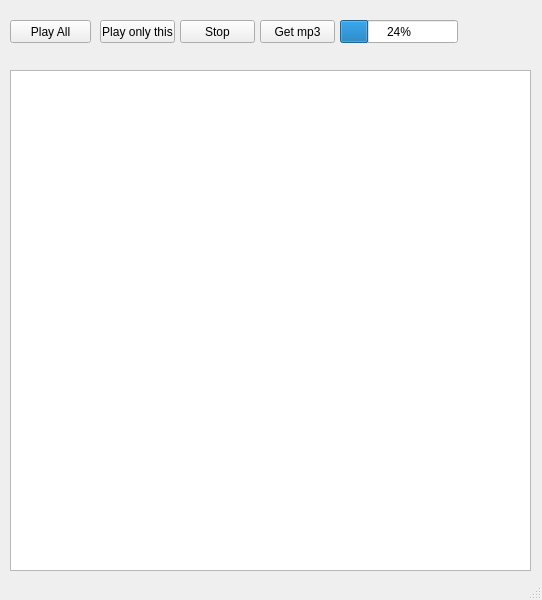
<?xml version="1.0" encoding="UTF-8"?>
<ui version="4.0">
 <class>MainWindow</class>
 <widget class="QMainWindow" name="MainWindow">
  <property name="geometry">
   <rect>
    <x>0</x>
    <y>0</y>
    <width>542</width>
    <height>600</height>
   </rect>
  </property>
  <property name="windowTitle">
   <string>Vocabulary</string>
  </property>
  <widget class="QWidget" name="centralwidget">
   <widget class="QPushButton" name="playAll">
    <property name="geometry">
     <rect>
      <x>10</x>
      <y>20</y>
      <width>81</width>
      <height>23</height>
     </rect>
    </property>
    <property name="text">
     <string>Play All</string>
    </property>
   </widget>
   <widget class="QTableWidget" name="tabla">
    <property name="geometry">
     <rect>
      <x>10</x>
      <y>70</y>
      <width>521</width>
      <height>501</height>
     </rect>
    </property>
    <attribute name="horizontalHeaderStretchLastSection">
     <bool>true</bool>
    </attribute>
    <attribute name="verticalHeaderStretchLastSection">
     <bool>false</bool>
    </attribute>
   </widget>
   <widget class="QPushButton" name="playThis">
    <property name="geometry">
     <rect>
      <x>100</x>
      <y>20</y>
      <width>75</width>
      <height>23</height>
     </rect>
    </property>
    <property name="text">
     <string>Play only this</string>
    </property>
   </widget>
   <widget class="QPushButton" name="pushButton">
    <property name="geometry">
     <rect>
      <x>180</x>
      <y>20</y>
      <width>75</width>
      <height>23</height>
     </rect>
    </property>
    <property name="text">
     <string>Stop</string>
    </property>
   </widget>
   <widget class="QPushButton" name="getMp3">
    <property name="geometry">
     <rect>
      <x>260</x>
      <y>20</y>
      <width>75</width>
      <height>23</height>
     </rect>
    </property>
    <property name="text">
     <string>Get mp3</string>
    </property>
   </widget>
   <widget class="QProgressBar" name="progressBar">
    <property name="geometry">
     <rect>
      <x>340</x>
      <y>20</y>
      <width>118</width>
      <height>23</height>
     </rect>
    </property>
    <property name="value">
     <number>24</number>
    </property>
   </widget>
  </widget>
  <widget class="QStatusBar" name="statusbar"/>
 </widget>
 <resources/>
 <connections/>
</ui>
